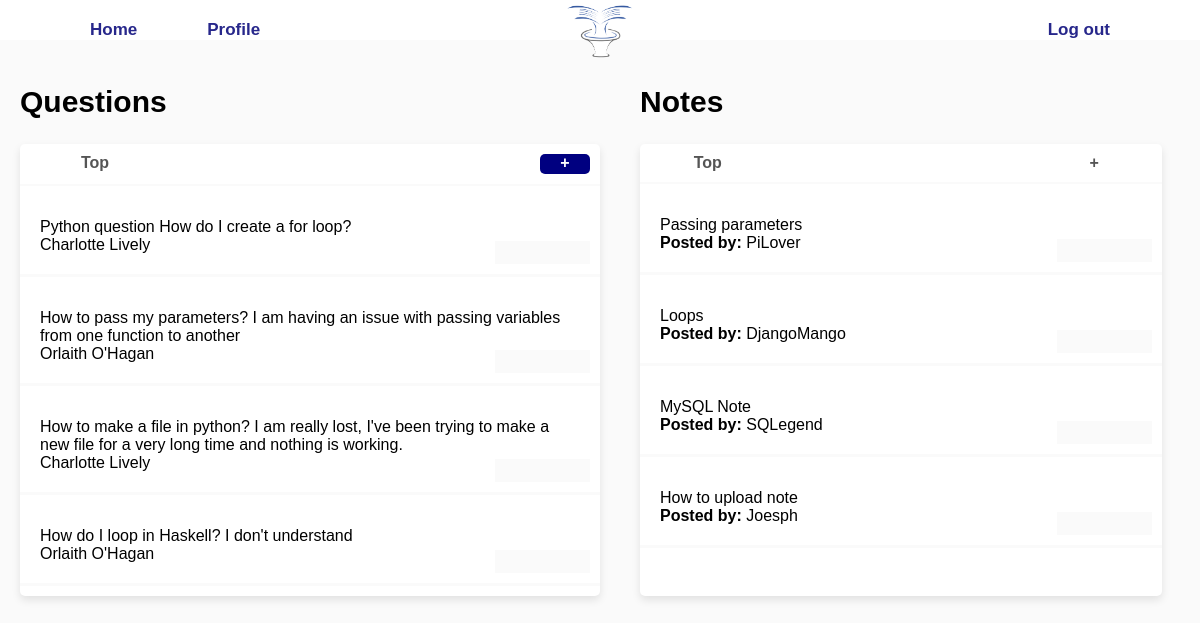
/dashboard/, run on the app's committed database.
### main/models.py (models this page shows, shortened)
class Question(models.Model):
    questionID = models.AutoField(primary_key = True)
    moduleID = models.ForeignKey(Module, on_delete = models.CASCADE, related_name='module_question')
    userID = models.ForeignKey(User, on_delete = models.CASCADE, related_name='user_question')
    title = models.CharField(max_length = 255)
    text = models.CharField(max_length = 255)
    is_favourite = models.BooleanField()

class User(models.Model):
    userID = models.AutoField(primary_key = True)
    first_name = models.CharField(max_length = 255, blank = True)
    last_name = models.CharField(max_length = 255, blank = True)
    user_email = models.EmailField()
    password_hash = models.CharField(max_length = 255, blank = True)
    user_type = models.CharField(max_length = 255, blank = True)
    def __str__(self):
        return f"{self.first_name} {self.last_name}"

### notes/models.py (models this page shows, shortened)
class Note(models.Model):
    title = models.CharField(max_length=100)
    content = models.TextField()
    user = models.ForeignKey(User, on_delete=models.CASCADE)  # ForeignKey relationship with the User model
    file = models.FileField(upload_to='notes/')  # FileField to store the PDF file
    '''def average_rating(self):
        ratings = self.rating_set.all()
        if ratings:
            return sum(rating.value for rating in ratings) / len(ratings)
        return 0'''

### main/views.py (the view)
# urls.py: path('dashboard/', views.display_combined_data, name = 'dashboard'),
def display_combined_data(request, module_id = None):
    if 'quest' in request.GET:
        quest = request.GET['quest']
        questions = Question.objects.filter(title_icontains = quest).order_by('questionID')
    else:
        if module_id:
            questions = Question.objects.filter(moduleID = module_id).order_by('questionID')
        else:
            questions = Question.objects.all().order_by('questionID')
    '''if 'n' in response.GET:
        #note = response.GET['n']
        notes = Note.objects.all()
    else:
        if module_id:
            notes = Note.objects.filter(moduleID = module_id).order_by('note.pk')

        else:
            notes = Note.objects.all().order_by('note.pk')'''
    if 'note' in request.GET:
        note_query = request.GET['note']
        notes = Note.objects.filter(title__icontains=note_query).order_by('pk')
    else:
        if module_id:
            notes = Note.objects.filter(moduleID=module_id).order_by('pk')
        else:
            notes = Note.objects.all().order_by('pk')
    if 'ans' in request.GET:
        ans = request.GET['ans']
        answers = Answer.objects.filter(title_icontains = ans).order_by('questionID')
    else:
        answers = Answer.objects.all().order_by('questionID')
    return render(request, "module.html", { 'questions': questions, 'answers': answers, 'notes': notes})

### groupproject/templates/module.html (shortened to what this page needs)
<!DOCTYPE html>
<html lang="en">
<head>
</head>
<body>
  <header>
    {% load static %}
    <div class="logo">
      <img src="{% static 'logo.png' %}" alt="Logo">
    </div>
    <div class="inner-main-nav">
      <ul>
          <li><a href="{% url 'home' %}" class = "button">Home </a></li>
          <li><a href="{% url 'profile' %}" class = "button">Profile</a></li>
          <li><a href="{% url 'logout' %}" class = "button">Log out</a></li>
      </ul>
    </div>
  </header>
  <section>
    <div class="dashboard">
      <h1>Questions</h1>
      <h1>Notes</h1>
      <div class="card">
        <div class="card-filters">
          <a href="#">Top</a>
          <a href="#" class="plus" onclick="addQuestion(this)">+</a>
        </div>
        <div class="question-section">
          {% for question in questions %}
          <div class="question">
            <a href="#">{{ question.title }}</a>
            <a href="#"> {{question.text}}</a>
            <div class="author-info">{{ question.userID }}</div>
            <div class="like-dislike">
              <span onclick="like(this)">&#9650;</span>
              <span class="like-count">0</span>
              <span onclick="dislike(this)">&#9660;</span>
              <span class="dislike-count">0</span>
            </div>
          </div>
          {% endfor %}
        </div>
      </div>
      <div class="card">
        <div class="card-filters">
          <a href="#">Top</a>
          <a href= "{% url 'upload_note' %}" class="button" onclick="addNote(this)">+</a>
        </div>
        <div class="notes-section">
          {% for note in notes %}
          <div class="note">
            <a href="{% url 'note_detail' note.pk %}">{{ note.title }}</a>
            <div class="author-info"><strong>Posted by:</strong> {{ note.user }}</div>
            <div class="like-dislike">
              <span onclick="like(this)">&#9650;</span>
              <span class="like-count">0</span>
              <span onclick="dislike(this)">&#9660;</span>
              <span class="dislike-count">0</span>
            </div>
          </div>
          {% endfor %}
        </div>
        </div>
      </div>
  </section>
  <section>
  </section>
</body>
</html>

### groupproject/templates/module.html (style rules this page uses)
body { font-family: Arial, sans-serif; margin: 0; padding: 0; background-color: #fafafa; }
header { background-color: white; }
.inner-main-nav { max-width: 1170px; margin: auto; padding: -10px 20px; }
.inner-main-nav ul { text-align: right; margin: 0; padding: 20px 40px; }
.inner-main-nav ul li { float: none; display: inline-block; }
.inner-main-nav ul li:nth-child(1), .inner-main-nav ul li:nth-child(2), .inner-main-nav ul li:nth-child(3) { float:left; }
.inner-main-nav ul li:last-child { float:right; }
.inner-main-nav ul li a { margin: -10px 35px; font-family: Arial, Helvetica, sans-serif; font-weight: bold; color: #27278b; text-decoration: none; font-size: 17px; }
.logo { width: 70px; height: 50px; position: absolute; left: 50%; transform: translateX(-50%); top: -5px; }
.logo img { width: 100% }
section { padding: 20px; }
.dashboard { display: grid; grid-template-columns: 50% 45%; grid-column-gap: 40px; grid-row-gap: 20px; }
.dashboard h1 { font-size: 30px; display: inline-block; }
.card { background-color: white; padding: 0px; border-radius: 5px; box-shadow: 0 4px 8px rgba(0,0,0,0.1); margin-top: -20px; }
.card-filters { display: flex; justify-content: space-between; margin-bottom: 10px; padding: 10px; border-bottom: 2px solid #fafafa; }
.card-filters a { text-decoration: none; color: #555; font-weight: bold; width: calc(25% - 10px); text-align: center; }
.card-filters a.plus { background-color: navy; color: white; padding: 0px; border-radius: 5px; height: 20px; width: 50px; cursor: pointer; }
.question { background-color: white; border-top: 2px solid transparent; border-right: 0px solid transparent; border-left: 0px solid transparent; border-bottom: 3px solid #fafafa; padding: 20px; margin-bottom: 10px; position: relative; }
.question a { color: #000; text-decoration: none; }
.note { background-color: white; border-top: 2px solid transparent; border-right: 0px solid transparent; border-left: 0px solid transparent; border-bottom: 3px solid #fafafa; padding: 20px; margin-bottom: 10px; position: relative; }
.note a { color: #000; text-decoration: none; }
.like-dislike { position: absolute; right: 10px; bottom: 10px; background-color: #fafafa; color: #fafafa; }
.like-dislike span { margin-right: 5px; font-size: 20px; cursor: pointer; }

### data on the page
Question: title "Python question", text "How do I create a for loop?", userID "Charlotte Lively"
Question: title "How to pass my parameters?", text "I am having an issue with passing variables from one function to another", userID "Orlaith O'Hagan"
Question: title "How to make a file in python?", text "I am really lost, I've been trying to make a new file for a very long time and nothing is working.", userID "Charlotte Lively"
Question: title "How do I loop in Haskell?", text "I don't understand", userID "Orlaith O'Hagan"
Note: title "Passing parameters", user "PiLover"
Note: title "Loops", user "DjangoMango"
Note: title "MySQL Note", user "SQLegend"
Note: title "How to upload note", user "Joesph"
